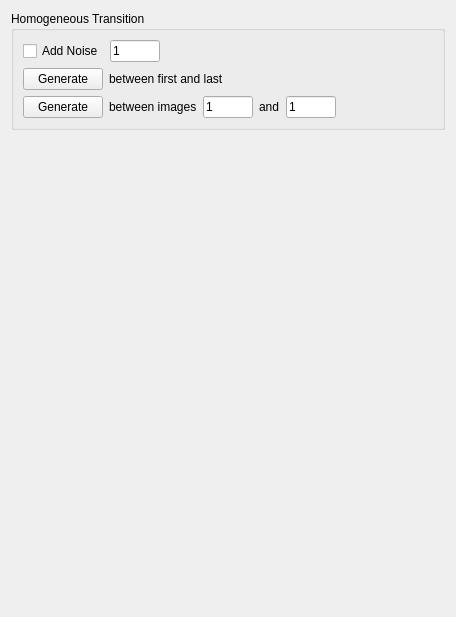
         <widget class="QWidget" name="page_5">
          <property name="geometry">
           <rect>
            <x>0</x>
            <y>0</y>
            <width>456</width>
            <height>617</height>
           </rect>
          </property>
          <property name="minimumSize">
           <size>
            <width>0</width>
            <height>200</height>
           </size>
          </property>
          <attribute name="label">
           <string>Transition</string>
          </attribute>
          <layout class="QGridLayout" name="gridLayout_14">
           <item row="1" column="0">
            <spacer name="verticalSpacer">
             <property name="orientation">
              <enum>Qt::Vertical</enum>
             </property>
             <property name="sizeType">
              <enum>QSizePolicy::Expanding</enum>
             </property>
             <property name="sizeHint" stdset="0">
              <size>
               <width>20</width>
               <height>30</height>
              </size>
             </property>
            </spacer>
           </item>
           <item row="0" column="0">
            <widget class="QGroupBox" name="groupBox_7">
             <property name="minimumSize">
              <size>
               <width>0</width>
               <height>0</height>
              </size>
             </property>
             <property name="title">
              <string>Homogeneous Transition</string>
             </property>
             <layout class="QGridLayout" name="gridLayout_33">
              <item row="4" column="5">
               <spacer name="horizontalSpacer_23">
                <property name="orientation">
                 <enum>Qt::Horizontal</enum>
                </property>
                <property name="sizeHint" stdset="0">
                 <size>
                  <width>40</width>
                  <height>20</height>
                 </size>
                </property>
               </spacer>
              </item>
              <item row="3" column="1">
               <layout class="QGridLayout" name="gridLayout_16">
                <item row="0" column="0">
                 <widget class="QPushButton" name="pushButton_Transition_Homogeneous_First_Last">
                  <property name="maximumSize">
                   <size>
                    <width>80</width>
                    <height>16777215</height>
                   </size>
                  </property>
                  <property name="text">
                   <string>Generate</string>
                  </property>
                 </widget>
                </item>
                <item row="0" column="1">
                 <widget class="QLabel" name="label">
                  <property name="text">
                   <string>between first and last</string>
                  </property>
                 </widget>
                </item>
                <item row="0" column="2">
                 <spacer name="horizontalSpacer_7">
                  <property name="orientation">
                   <enum>Qt::Horizontal</enum>
                  </property>
                  <property name="sizeHint" stdset="0">
                   <size>
                    <width>40</width>
                    <height>20</height>
                   </size>
                  </property>
                 </spacer>
                </item>
               </layout>
              </item>
              <item row="4" column="1">
               <layout class="QGridLayout" name="gridLayout_17">
                <item row="0" column="2">
                 <widget class="QLineEdit" name="lineEdit_Transition_Homogeneous_First">
                  <property name="minimumSize">
                   <size>
                    <width>40</width>
                    <height>22</height>
                   </size>
                  </property>
                  <property name="maximumSize">
                   <size>
                    <width>50</width>
                    <height>16777215</height>
                   </size>
                  </property>
                  <property name="text">
                   <string>1</string>
                  </property>
                 </widget>
                </item>
                <item row="0" column="1">
                 <widget class="QLabel" name="label_2">
                  <property name="text">
                   <string>between images</string>
                  </property>
                 </widget>
                </item>
                <item row="0" column="3">
                 <widget class="QLabel" name="label_26">
                  <property name="text">
                   <string>and</string>
                  </property>
                 </widget>
                </item>
                <item row="0" column="0">
                 <widget class="QPushButton" name="pushButton_Transition_Homogeneous">
                  <property name="maximumSize">
                   <size>
                    <width>80</width>
                    <height>16777215</height>
                   </size>
                  </property>
                  <property name="text">
                   <string>Generate</string>
                  </property>
                 </widget>
                </item>
                <item row="0" column="4">
                 <widget class="QLineEdit" name="lineEdit_Transition_Homogeneous_Last">
                  <property name="minimumSize">
                   <size>
                    <width>40</width>
                    <height>22</height>
                   </size>
                  </property>
                  <property name="maximumSize">
                   <size>
                    <width>50</width>
                    <height>16777215</height>
                   </size>
                  </property>
                  <property name="text">
                   <string>1</string>
                  </property>
                 </widget>
                </item>
               </layout>
              </item>
              <item row="0" column="1">
               <layout class="QGridLayout" name="gridLayout_18">
                <item row="1" column="0">
                 <widget class="QCheckBox" name="checkBox_Transition_Noise">
                  <property name="text">
                   <string>Add Noise</string>
                  </property>
                 </widget>
                </item>
                <item row="1" column="1">
                 <widget class="QLineEdit" name="lineEdit_Transition_Noise">
                  <property name="maximumSize">
                   <size>
                    <width>50</width>
                    <height>50</height>
                   </size>
                  </property>
                  <property name="text">
                   <string>1</string>
                  </property>
                 </widget>
                </item>
                <item row="1" column="2">
                 <spacer name="horizontalSpacer_6">
                  <property name="orientation">
                   <enum>Qt::Horizontal</enum>
                  </property>
                  <property name="sizeHint" stdset="0">
                   <size>
                    <width>40</width>
                    <height>20</height>
                   </size>
                  </property>
                 </spacer>
                </item>
               </layout>
              </item>
             </layout>
            </widget>
           </item>
          </layout>
         </widget>
